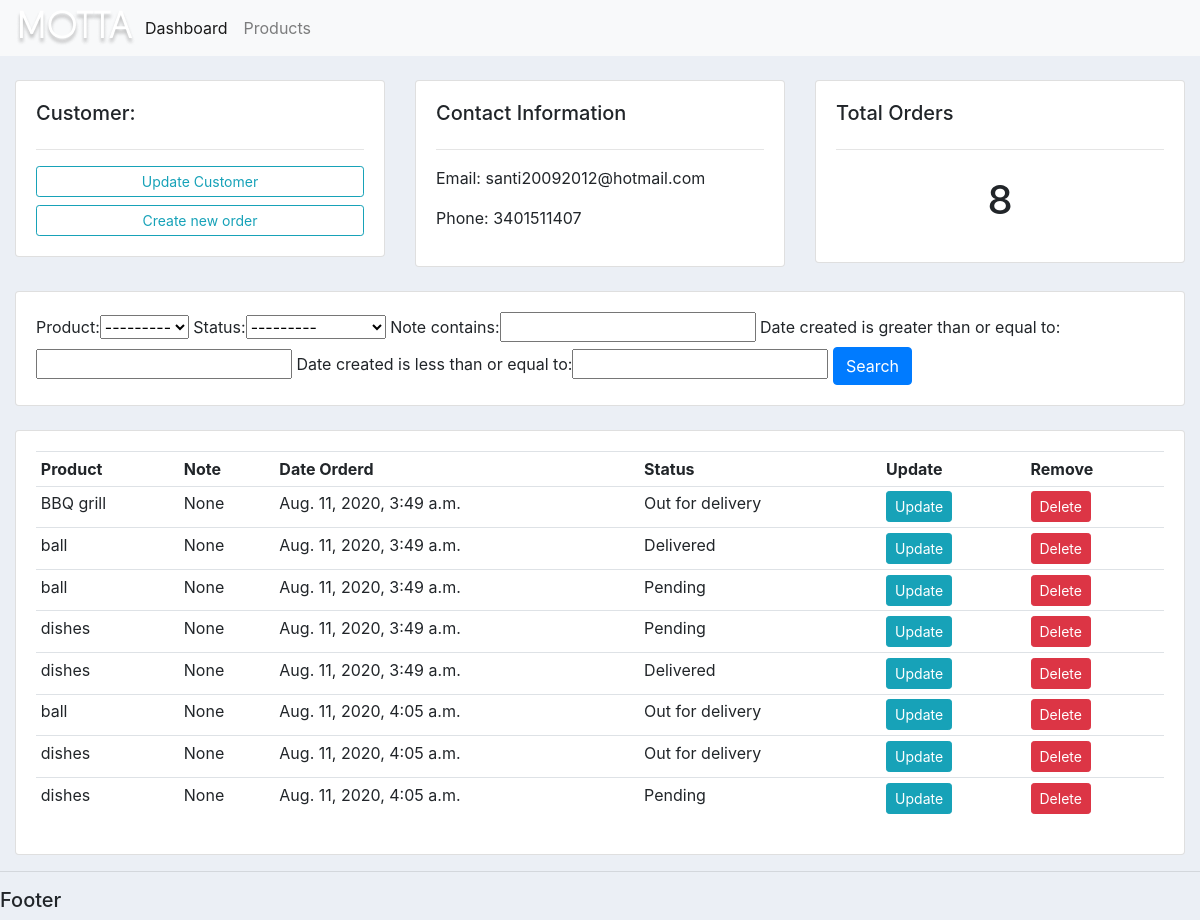
The app's page /customer/1/ with its own data.
### account/models.py (models this page shows, shortened)
class Customer(models.Model):
	name = models.CharField(max_length=200, null=True)
	phone = models.CharField(max_length=200, null=True)
	email = models.CharField(max_length=200, null=True)
	date_created = models.DateTimeField(auto_now_add=True, null=True)

class Order(models.Model):
	STATUS = (
			('Pending', 'Pending'),
			('Out for delivery', 'Out for delivery'),
			('Delivered', 'Delivered'),
			)
	customer = models.ForeignKey(Customer, null=True, on_delete= models.SET_NULL)
	product = models.ForeignKey(Product, null=True, on_delete= models.SET_NULL)
	date_created = models.DateTimeField(auto_now_add=True, null=True)
	status = models.CharField(max_length=200, null=True, choices=STATUS)
	note = models.CharField(max_length=1000, null=True)

class Product(models.Model):
	CATEGORY = (
			('Indoor', 'Indoor'),
			('Out Door', 'Out Door'),
			)
	name = models.CharField(max_length=200, null=True)
	price = models.FloatField(null=True)
	category = models.CharField(max_length=200, null=True, choices=CATEGORY)
	description = models.CharField(max_length=200, null=True, blank=True)
	date_created = models.DateTimeField(auto_now_add=True, null=True)
	tags = models.ManyToManyField(Tag)
	def __str__(self):
		return self.name

### account/views.py (the view)
# urls.py: path('customer/<str:pk_test>/', views.customer, name="customer"),
def customer(request, pk_test):
	customer = Customer.objects.get(id=pk_test)
	orders = customer.order_set.all()
	order_count = orders.count()
	myFilters = OrderFilter(request.GET, queryset=orders)
	orders = myFilters.qs
	context = {'customer':customer, 'orders':orders, 'order_count':order_count, 'myFilters':myFilters}
	return render(request, 'accounts/customer.html',context)

### account/templates/accounts/customer.html
{%  extends 'accounts/main.html' %}
{% block content %}
	<br>
<div class="row">
	<div class="col-md">
		<div class="card card-body">
			<h5>Customer:</h5>
			<hr>
			<a class="btn btn-outline-info  btn-sm btn-block" href="">Update Customer</a>
			<a class="btn btn-outline-info  btn-sm btn-block" href="{% url 'create_order' customer.id %}">Create new order</a>
		</div>
	</div>
	<div class="col-md">
		<div class="card card-body">
			<h5>Contact Information</h5>
			<hr>
			<p>Email: {{customer.email}}</p>
			<p>Phone: {{customer.phone}}</p>
		</div>
	</div>
	<div class="col-md">
		<div class="card card-body">
			<h5>Total Orders</h5>
			<hr>
			<h1 style="text-align: center;padding: 10px">{{order_count}}</h1>
		</div>
	</div>
</div>
<br>
<div class="row">
	<div class="col">
		<div class="card card-body">
			<form method="get">
				{{myFilters.form}}
		    <button class="btn btn-primary" type="submit">Search</button>
		  </form>
		</div>
	</div>
</div>
<br>
<div class="row">
	<div class="col-md">
		<div class="card card-body">
			<table class="table table-sm">
				<tr>
					<th>Product</th>
					<th>Note</th>
					<th>Date Orderd</th>
					<th>Status</th>
					<th>Update</th>
					<th>Remove</th>
				</tr>
				{% for order in orders %}
				<tr>
					<td>{{order.product}}</td>
					<td>{{order.note}}</td>
					<td>{{order.date_created}}</td>
					<td>{{order.status}}</td>
					<td><a class="btn btn-sm btn-info" href="{% url 'update_order' order.id %}">Update</a></td>
					<td><a class="btn btn-sm btn-danger"href="{% url 'delete_order' order.id %}">Delete</a></td>
				</tr>
				{% endfor %}
			</table>
		</div>
	</div>
</div>
{% endblock %}

### static/css/main.css (style rules this page uses)
body { background-color: #ebeff5; }

### records on screen
Customer: email "santi20092012@hotmail.com", phone "3401511407"
Order: product "BBQ grill", note "None", date_created "Aug. 11, 2020, 3:49 a.m.", status "Out for delivery"
Order: product "ball", note "None", date_created "Aug. 11, 2020, 3:49 a.m.", status "Delivered"
Order: product "ball", note "None", date_created "Aug. 11, 2020, 3:49 a.m.", status "Pending"
Order: product "dishes", note "None", date_created "Aug. 11, 2020, 3:49 a.m.", status "Pending"
Order: product "dishes", note "None", date_created "Aug. 11, 2020, 3:49 a.m.", status "Delivered"
Order: product "ball", note "None", date_created "Aug. 11, 2020, 4:05 a.m.", status "Out for delivery"
Order: product "dishes", note "None", date_created "Aug. 11, 2020, 4:05 a.m.", status "Out for delivery"
Order: product "dishes", note "None", date_created "Aug. 11, 2020, 4:05 a.m.", status "Pending"

### other values on screen
{{ order_count }} "8"
